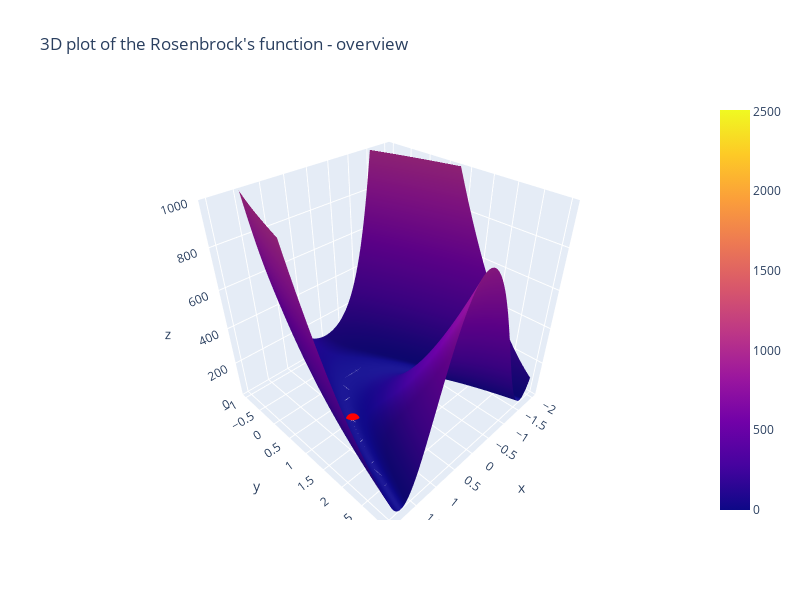

The notebook cell saved with this chart:
### Markdown cell above
### Plot of the Rosenbrock function (interactive)

### Code cell
# Generate data for plotting
x_values = np.linspace(-2, 2, 100)
y_values = np.linspace(-1, 3, 100)
X, Y = np.meshgrid(x_values, y_values)
Z = rosenbrock([X, Y])

# Create 3D surface plot using Plotly
fig = go.Figure(data=[go.Surface(z=Z, x=X, y=Y)])

# Mark the minimum point on the plot
min_point = np.array([1, 1, rosenbrock([1, 1])])
fig.add_trace(go.Scatter3d(x=[min_point[0]], y=[min_point[1]], z=[min_point[2]],
                           mode='markers', marker=dict(color='red', size=5),
                           name='Minimum'))

# Set layout for better visibility
fig.update_layout(title="3D plot of the Rosenbrock's function - overview",
                  scene=dict(zaxis=dict(range=[0, 1000]),
                             camera=dict(up=dict(x=0, y=0, z=1),
                                         center=dict(x=0, y=0, z=0),
                                         eye=dict(x=1.25, y=1.25, z=1.25))),
                  width=800, height=600, scene_aspectmode='cube')

# Show the interactive plot
fig.show()

### Figure 1 — Plotly figure (JSON) as saved in the notebook; plotly's stock layout.template omitted (floating-point values rounded to 4 significant figures; data arrays with more than 128 entries replaced by an {"elided": "..."} marker saying what was removed)
{"data": [{"type": "surface", "x": {"elided": "100x100 float values"}, "y": {"elided": "100x100 float values"}, "z": {"elided": "100x100 float values"}}, {"marker": {"color": "red", "size": 5}, "mode": "markers", "name": "Minimum", "type": "scatter3d", "x": [1], "y": [1], "z": [0]}], "layout": {"height": 600, "scene": {"aspectmode": "cube", "camera": {"center": {"x": 0, "y": 0, "z": 0}, "eye": {"x": 1.25, "y": 1.25, "z": 1.25}, "up": {"x": 0, "y": 0, "z": 1}}, "zaxis": {"range": [0, 1000]}}, "title": {"text": "3D plot of the Rosenbrock's function - overview"}, "width": 800}}
